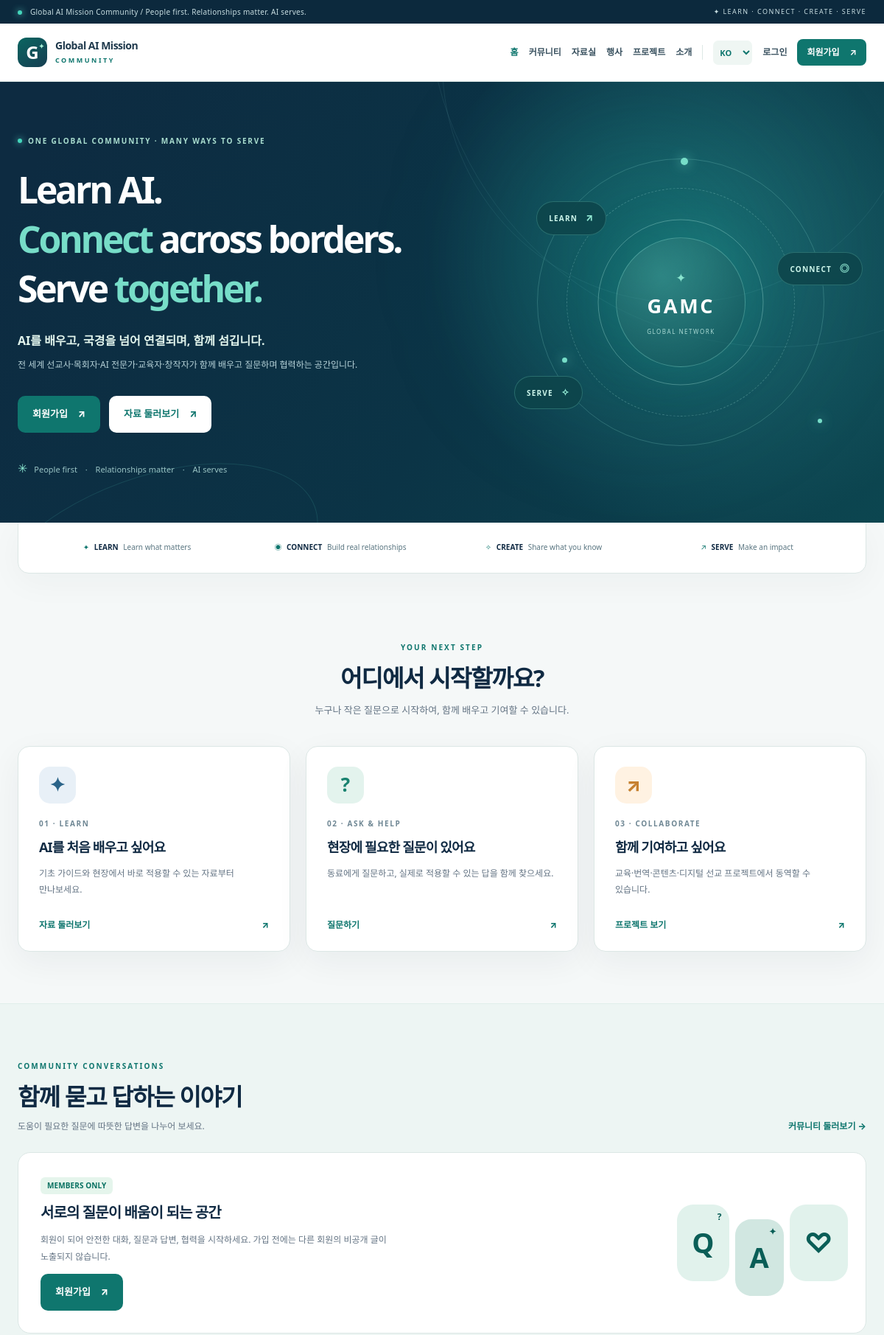
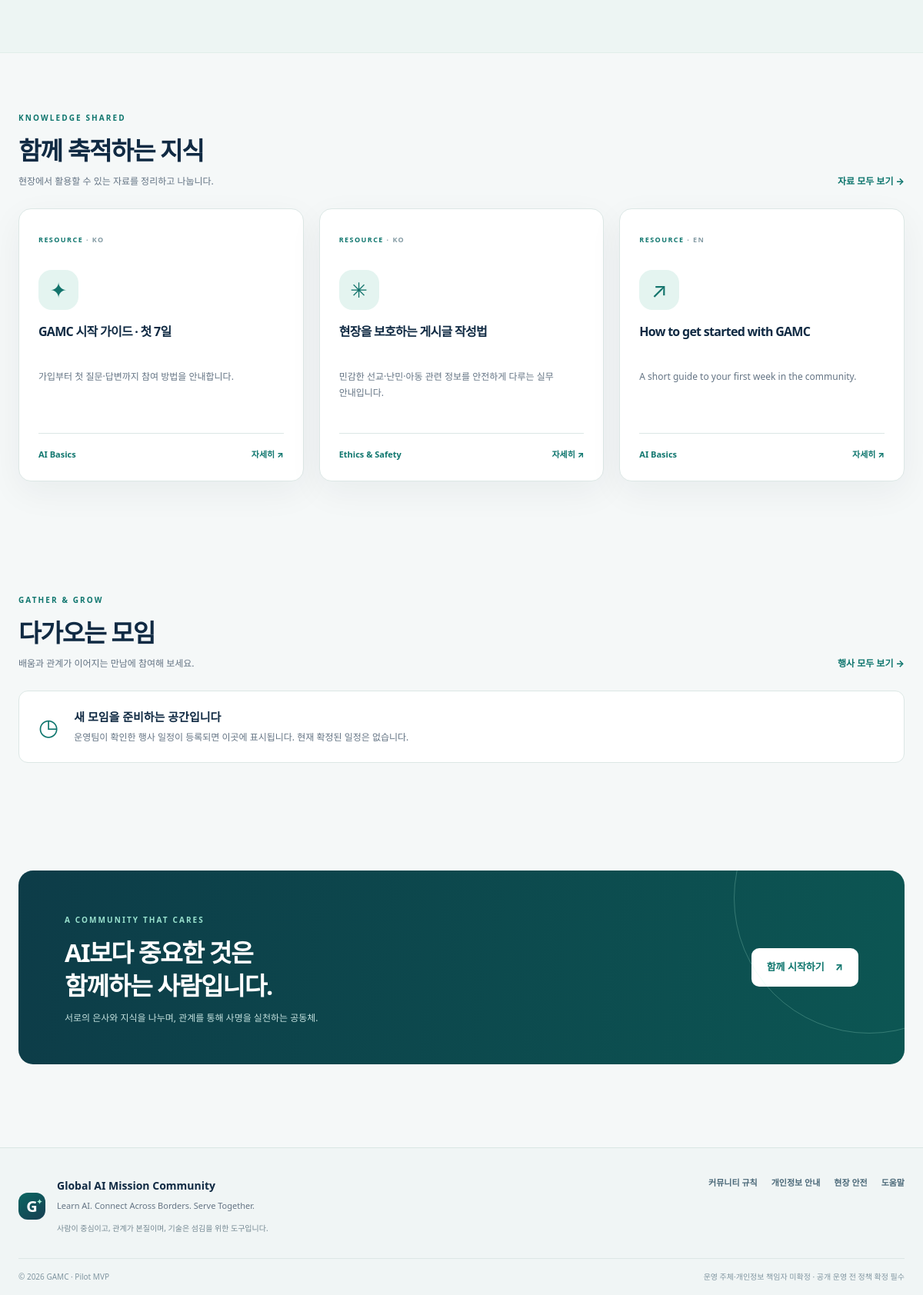
The page / on the database its author committed (2 pictures, top to bottom).
### tables this page shows
CREATE TABLE resources (
          id INTEGER PRIMARY KEY AUTOINCREMENT, title TEXT NOT NULL, summary TEXT NOT NULL, content TEXT NOT NULL,
          url TEXT NOT NULL DEFAULT '', language TEXT NOT NULL DEFAULT 'ko', topic TEXT NOT NULL, license TEXT NOT NULL,
          source TEXT NOT NULL, status TEXT NOT NULL DEFAULT 'published', created_at TEXT NOT NULL);

### app.py (the view)
@app.get('/',response_class=HTMLResponse)
def home(request:Request):
    posts=getall("SELECT p.*,u.display_name, (SELECT COUNT(*) FROM replies r WHERE r.post_id=p.id AND r.status='visible') reply_count FROM posts p JOIN users u ON p.user_id=u.id WHERE p.status='visible' ORDER BY p.created_at DESC LIMIT 4") if get_user(request) else []
    resources=getall("SELECT * FROM resources WHERE status='published' ORDER BY created_at DESC LIMIT 3")
    events=getall("SELECT * FROM events WHERE status='published' AND start_at >= ? ORDER BY start_at LIMIT 2",(now()[:10],))
    return render(request,page='home',posts=posts,resources=resources,events=events,heading='Global AI Mission Community')

### templates/page.html (shortened to what this page needs)
{% extends 'base.html' %}
{% block content %}
{% macro button(text,url,style='primary') %}<a class="button button-{{style}}" href="{{url}}">{{text}} <span aria-hidden="true">↗</span></a>{% endmacro %}
{% if page=='home' %}
<section class="hero"><div class="hero-orbit orb1"></div><div class="hero-orbit orb2"></div><div class="hero-glow"></div>
  <div class="container hero-inner"><div class="hero-copy"><span class="hero-eyebrow"><span class="dot-light"></span> ONE GLOBAL COMMUNITY · MANY WAYS TO SERVE</span>
  <h1>Learn AI.<br><em>Connect</em> across borders.<br>Serve <em>together.</em></h1>
  <p>AI를 배우고, 국경을 넘어 연결되며, 함께 섬깁니다.<br><span>전 세계 선교사·목회자·AI 전문가·교육자·창작자가 함께 배우고 질문하며 협력하는 공간입니다.</span></p>
  <div class="hero-actions">{{ button(t('join') if not user else t('ask'),'/join' if not user else '/community/new') }}{{ button(t('browse'),'/resources','light') }}</div>
  <div class="hero-note"><span class="hero-spark">✳</span> People first <span class="bullet">·</span> Relationships matter <span class="bullet">·</span> AI serves</div></div>
  <div class="hero-art" aria-hidden="true"><div class="orbit orbit-a"></div><div class="orbit orbit-b"></div><div class="orbit orbit-c"></div><div class="orb-center"><span class="orb-geo">✦</span><strong>GAMC</strong><small>GLOBAL NETWORK</small></div><div class="orb-label label-one">LEARN <span>↗</span></div><div class="orb-label label-two">CONNECT <span>◎</span></div><div class="orb-label label-three">SERVE <span>✧</span></div><i class="orbit-dot dot1"></i><i class="orbit-dot dot2"></i><i class="orbit-dot dot3"></i></div>
  </div></section>
<div class="container"><div class="intro-strip"><span>✦ <strong>LEARN</strong> Learn what matters</span><span>◉ <strong>CONNECT</strong> Build real relationships</span><span>✧ <strong>CREATE</strong> Share what you know</span><span>↗ <strong>SERVE</strong> Make an impact</span></div></div>
<section class="container section home-start"><div class="section-intro"><span class="eyebrow">YOUR NEXT STEP</span><h2>어디에서 시작할까요?</h2><p>누구나 작은 질문으로 시작하여, 함께 배우고 기여할 수 있습니다.</p></div><div class="feature-grid">
 <a class="feature-card" href="/resources"><span class="feature-ico blue">✦</span><span class="small-label">01 · LEARN</span><h3>AI를 처음 배우고 싶어요</h3><p>기초 가이드와 현장에서 바로 적용할 수 있는 자료부터 만나보세요.</p><span class="feature-link">{{ t('browse') }} <span>↗</span></span></a>
 <a class="feature-card" href="/community/help"><span class="feature-ico teal">?</span><span class="small-label">02 · ASK & HELP</span><h3>현장에 필요한 질문이 있어요</h3><p>동료에게 질문하고, 실제로 적용할 수 있는 답을 함께 찾으세요.</p><span class="feature-link">{{ t('ask') }} <span>↗</span></span></a>
 <a class="feature-card" href="/projects"><span class="feature-ico warm">↗</span><span class="small-label">03 · COLLABORATE</span><h3>함께 기여하고 싶어요</h3><p>교육·번역·콘텐츠·디지털 선교 프로젝트에서 동역할 수 있습니다.</p><span class="feature-link">프로젝트 보기 <span>↗</span></span></a></div></section>
<section class="section section-mist"><div class="container"><div class="section-split"><div><span class="eyebrow">COMMUNITY CONVERSATIONS</span><h2>함께 묻고 답하는 이야기</h2><p>도움이 필요한 질문에 따뜻한 답변을 나누어 보세요.</p></div><a href="/community" class="text-link">{{t('community')}} 둘러보기 →</a></div>
 {% if user and posts %}<div class="discussion-grid">{% for p in posts %}{{postcard(p)}}{% endfor %}</div>{% elif user %}<div class="empty-state"><span class="empty-ico">◎</span><h3>첫 질문을 기다리고 있습니다.</h3><p>새로운 시작을 함께 만들어 주세요.</p>{{button(t('ask'),'/community/new')}}</div>{% else %}<div class="community-preview"><div><span class="chip chip-mint">MEMBERS ONLY</span><h3>서로의 질문이 배움이 되는 공간</h3><p>회원이 되어 안전한 대화, 질문과 답변, 협력을 시작하세요. 가입 전에는 다른 회원의 비공개 글이 노출되지 않습니다.</p>{{button(t('join'),'/join')}}</div><div class="preview-visual" aria-hidden="true"><div>Q<span>?</span></div><div>A<span>✦</span></div><div>♡</div></div></div>{% endif %}</div></section>
<section class="container section"><div class="section-split"><div><span class="eyebrow">KNOWLEDGE SHARED</span><h2>함께 축적하는 지식</h2><p>현장에서 활용할 수 있는 자료를 정리하고 나눕니다.</p></div><a class="text-link" href="/resources">자료 모두 보기 →</a></div><div class="resource-grid">{% for r in resources %}<a href="/resources/{{r.id}}" class="resource-card"><span class="card-tiny">RESOURCE <span>· {{r.language|upper}}</span></span><div class="resource-icon">{{ '✦' if loop.index==1 else '✳' if loop.index==2 else '↗' }}</div><h3>{{r.title}}</h3><p>{{r.summary}}</p><div class="resource-card-footer"><span>{{r.topic}}</span><span>자세히 ↗</span></div></a>{% endfor %}</div></section>
<section class="container section"><div class="section-split"><div><span class="eyebrow">GATHER & GROW</span><h2>다가오는 모임</h2><p>배움과 관계가 이어지는 만남에 참여해 보세요.</p></div><a href="/events" class="text-link">행사 모두 보기 →</a></div>{% if events %}<div class="event-list">{% for e in events %}<a href="/events/{{e.id}}" class="event-row"><div class="event-date">{{ e.start_at[5:7] }}<strong>{{e.start_at[8:10]}}</strong></div><div><h3>{{e.title}}</h3><p>{{e.summary}}</p></div><span class="event-arrow">↗</span></a>{% endfor %}</div>{% else %}<div class="notice-box"><span>◷</span><div><strong>새 모임을 준비하는 공간입니다</strong><p>운영팀이 확인한 행사 일정이 등록되면 이곳에 표시됩니다. 현재 확정된 일정은 없습니다.</p></div></div>{% endif %}</section>
<section class="container section"><div class="bottom-cta"><div><span class="eyebrow light">A COMMUNITY THAT CARES</span><h2>AI보다 중요한 것은<br>함께하는 사람입니다.</h2><p>서로의 은사와 지식을 나누며, 관계를 통해 사명을 실천하는 공동체.</p></div>{{button('함께 시작하기' if not user else '대화에 참여하기','/join' if not user else '/community','light')}}</div></section>
{% elif page=='error' %}
<section class="container narrow-content content-page"><div class="empty-state"><span class="empty-ico">{{error_code}}</span><h1>{{'페이지를 찾을 수 없습니다' if error_code==404 else '이 페이지에 접근할 수 없습니다'}}</h1><p>존재하지 않는 주소이거나 접근 권한이 필요할 수 있습니다.</p>{{button('홈으로 돌아가기','/')}}</div></section>
{% endif %}
{% endblock %}

### templates/base.html (shortened to what this page needs)
<!doctype html>
<html lang="{{ locale }}">
<head>
  <link rel="stylesheet" href="/static/styles.css?v=10">
</head>
<body>
  <div class="utility-bar"><div class="container utility-inner"><span><span class="dot-light"></span> Global AI Mission Community <span class="utility-slogan">/ People first. Relationships matter. AI serves.</span></span><span class="utility-right">✦ LEARN · CONNECT · CREATE · SERVE</span></div></div>
  <header class="site-header">
    <div class="container nav-shell">
      <a class="brand" href="/" aria-label="Global AI Mission Community Home">
        <span class="brand-symbol" aria-hidden="true"><span>G</span></span>
        <span class="brand-word"><strong>Global AI Mission</strong><small>COMMUNITY</small></span>
      </a>
      <nav class="primary-nav" id="primary-nav" aria-label="Main navigation">
        <a href="/" {% if current_path=='/' %}aria-current="page"{% endif %}>{{ t('home') }}</a>
        <a href="/community" {% if current_path.startswith('/community') %}aria-current="page"{% endif %}>{{ t('community') }}</a>
        <a href="/resources" {% if current_path.startswith('/resources') %}aria-current="page"{% endif %}>{{ t('resources') }}</a>
        <a href="/events" {% if current_path.startswith('/events') %}aria-current="page"{% endif %}>{{ t('events') }}</a>
        <a href="/projects" {% if current_path.startswith('/projects') %}aria-current="page"{% endif %}>{{ t('projects') }}</a>
        <a href="/about" {% if current_path=='/about' %}aria-current="page"{% endif %}>{{ t('about') }}</a>
        <form class="language-switcher" method="post" action="/language" aria-label="Site language">
          <select id="site-language" name="locale" aria-label="Site language"><option value="ko" {{'selected' if locale=='ko'}}>KO</option><option value="en" {{'selected' if locale=='en'}}>EN</option></select>
        </form>
        {% if user %}
          <a href="/me" class="nav-avatar-link"><span class="avatar avatar-sm">{{ user.display_name[:1]|upper }}</span> {{ t('my') }}{% if unread %}<span class="unread-dot" title="새 알림">{{ unread }}</span>{% endif %}</a>
          {% if user.role in ('admin','moderator') %}<a href="/admin" class="nav-admin">{{ t('admin') }}</a>{% endif %}
        {% else %}
          <a href="/sign-in">{{ t('login') }}</a><a class="button button-sm button-primary" href="/join">{{ t('join') }} <span aria-hidden="true">↗</span></a>
        {% endif %}
      </nav>
    </div>
  </header>
  <main id="main" class="site-main">
    {% block content %}{% endblock %}
  </main>
  <footer class="footer"><div class="container footer-main"><div class="footer-brand"><span class="brand-symbol small">G</span><div><strong>Global AI Mission Community</strong><p>Learn AI. Connect Across Borders. Serve Together.</p><small>사람이 중심이고, 관계가 본질이며, 기술은 섬김을 위한 도구입니다.</small></div></div><div class="footer-links"><a href="/guidelines">{{ t('guidelines') }}</a><a href="/privacy">{{ t('privacy') }}</a><a href="/safety">{{ t('safety') }}</a><a href="/help">{{ t('helpcenter') }}</a></div></div><div class="container footer-bottom"><span>© {{ year }} GAMC · Pilot MVP</span><span>운영 주체·개인정보 책임자 미확정 · 공개 운영 전 정책 확정 필수</span></div></footer>
</body>
</html>

### rows shown on the page
resources: language "KO", index "✦", title "GAMC 시작 가이드 · 첫 7일", summary "가입부터 첫 질문·답변까지 참여 방법을 안내합니다.", topic "AI Basics"
resources: language "KO", index "✳", title "현장을 보호하는 게시글 작성법", summary "민감한 선교·난민·아동 관련 정보를 안전하게 다루는 실무 안내입니다.", topic "Ethics & Safety"
resources: language "EN", index "↗", title "How to get started with GAMC", summary "A short guide to your first week in the community.", topic "AI Basics"

### other values the page prints
{{ t('home') }} "홈"
{{ t('community') }} "커뮤니티"
{{ t('resources') }} "자료실"
{{ t('events') }} "행사"
{{ t('projects') }} "프로젝트"
{{ t('about') }} "소개"
{{ t('login') }} "로그인"
{{ t('join') }} "회원가입"
{{ text }} "회원가입 자료 둘러보기 회원가입 함께 시작하기"
{{ t('browse') }} "자료 둘러보기"
{{ t('ask') }} "질문하기"
{{ t('guidelines') }} "커뮤니티 규칙"
{{ t('privacy') }} "개인정보 안내"
{{ t('safety') }} "현장 안전"
{{ t('helpcenter') }} "도움말"
